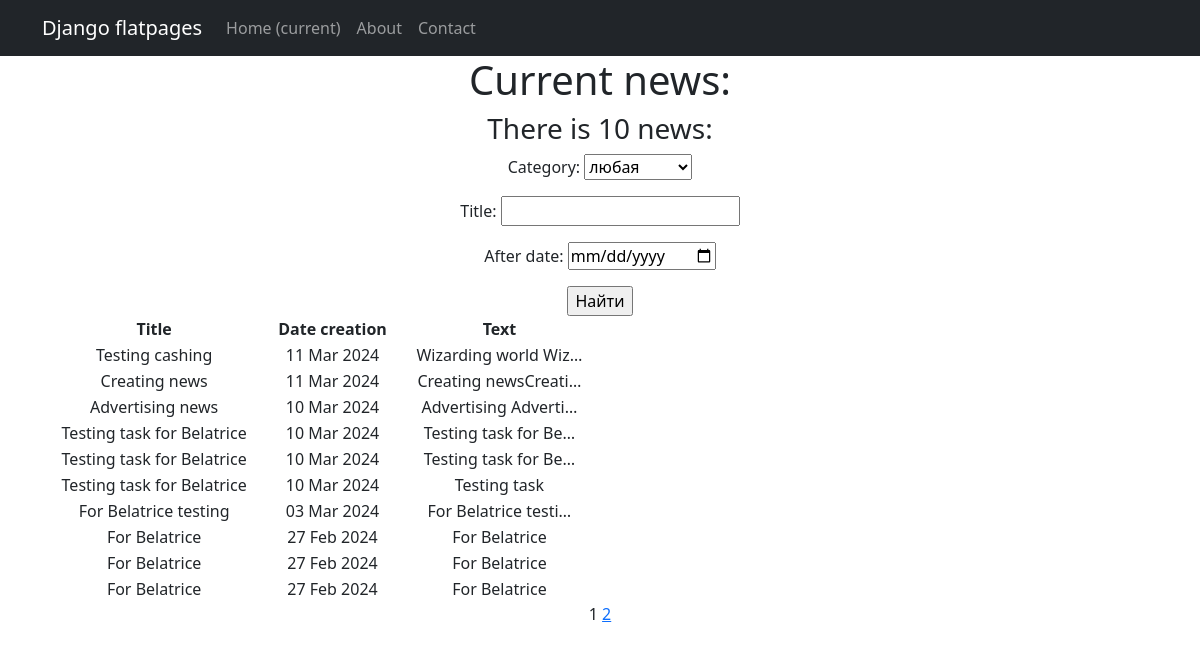
The app's page /news/search/ with its own data.
### newapp/models.py (models this page shows, shortened)
class Post(models.Model):# содержать в себе статьи и новости, которые создают пользователи
    author = models.ForeignKey(Author, on_delete = models.CASCADE)# связь «один ко многим» с моделью Author;
    News = 'NW'# новость
    Article = 'AR'# статья
    CATEGORY_CHOICES = (
        (News, 'Новость'),
        (Article, 'Статья')
    )
    categoryType = models.CharField(max_length = 2, choices = CATEGORY_CHOICES, default = Article)# поле с выбором — «статья» или «новость»;
    dateCreation = models.DateTimeField(auto_now_add = True)# автоматически добавляемая дата и время создания;
    postCategory = models.ManyToManyField(Category, through= 'PostCategory')# связь «многие ко многим» с моделью Category (с дополнительной моделью PostCategory);
    title = models.CharField(max_length= 128) # заголовок статьи/новости;
    text = models.TextField() # текст статьи/новости;
    rating = models.SmallIntegerField(default=0)# рейтинг статьи/новости.

### newapp/views.py (the view)
# urls.py: path('search/', NewsSearch.as_view(), name='news_search'),
class NewsSearch(ListView):
    model = Post
    ordering = '-dateCreation'
    template_name = 'news_search.html'
    context_object_name = 'news_search'
    paginate_by = 10  # вот так мы можем указать количество записей на странице
    def get_queryset(self):
        queryset = super().get_queryset()
        self.filterset = NewsFilter(self.request.GET, queryset)
        return self.filterset.qs
    def get_context_data(self, **kwargs):
        context = super().get_context_data(**kwargs)
        context['filterset'] = self.filterset
        return context

### newapp/models.py (called while the page is built)
    def __str__(self): #__str__() – магический метод для отображения информации об объекте класса для пользователей
        return self.name

### newapp/templatetags/custom_filters.py (called while the page is built)
@register.filter()
def censor(value):
    for word in censor_list:
        value = value.replace(word[1:], '*' * len(word[1:])) #Строковый метод str.replace(old, new[, count]) вернет копию строки,
    return value # Возвращаемое функцией значение подставится в шаблон.

### newapp/templates/news_search.html (shortened to what this page needs)
{% extends 'flatpages/default.html' %}
{% load custom_filters %}
{% block content %}
<h1>Current news:</h1>
<h3>There is {{news_search|length}} news:</h3>
   <form action="" method="get">
       {{ filterset.form.as_p }}
       <input type="submit" value="Найти" />
   </form>
{% if news_search %}
    <table width="50%">
        <tr>
            <td> <b>Title </b> </td>
            <td> <b>Date creation</b> </td>
            <td> <b>Text</b> </td>
        </tr>
           {% for one_news in news_search %}
           <tr>
               <td>{{ one_news.title|censor }}</td>
               <td>{{ one_news.dateCreation|date:"d M Y"}}</td>
               <td>{{ one_news.text|truncatechars:20|censor}}</td>
           </tr>
           {% endfor %}
    </table>
{% else %}
       <h2>No current news!</h2>
{% endif %}
   {{ page_obj.number }}
   {% if page_obj.has_next %}
       <a href="?page={{ page_obj.next_page_number }}">{{ page_obj.next_page_number }}</a>
   {% endif %}
{% endblock content%}

### records on screen
Post: title|censor "Testing cashing", dateCreation "11 Mar 2024", text|censor "Wizarding world Wiz…"
Post: title|censor "Creating news", dateCreation "11 Mar 2024", text|censor "Creating newsCreati…"
Post: title|censor "Advertising news", dateCreation "10 Mar 2024", text|censor "Advertising Adverti…"
Post: title|censor "Testing task for Belatrice", dateCreation "10 Mar 2024", text|censor "Testing task for Be…"
Post: title|censor "Testing task for Belatrice", dateCreation "10 Mar 2024", text|censor "Testing task for Be…"
Post: title|censor "Testing task for Belatrice", dateCreation "10 Mar 2024", text|censor "Testing task"
Post: title|censor "For Belatrice testing", dateCreation "03 Mar 2024", text|censor "For Belatrice testi…"
Post: title|censor "For Belatrice", dateCreation "27 Feb 2024", text|censor "For Belatrice"
Post: title|censor "For Belatrice", dateCreation "27 Feb 2024", text|censor "For Belatrice"
Post: title|censor "For Belatrice", dateCreation "27 Feb 2024", text|censor "For Belatrice"

### other values on screen
{{ news_search|length }} "10"
{{ page_obj.number }} "1"
{{ page_obj.next_page_number }} "2"
